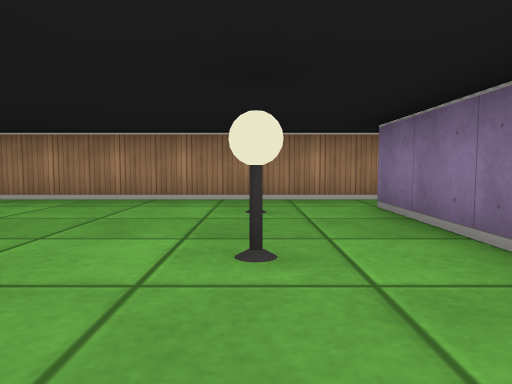
view 1 (above)

13 first-person views from a walk through a cub3D ray-caster map. The camera is about half as high as the walls, tilts 4° down and sees 70° across. The floor is counted in squares. Each view is taken from the middle of a square. On the plan, view 1 faces up. The plan holds only what a view shows up to about 9 squares ahead; the rest is blank. The place goes on beyond the plan.

view 2
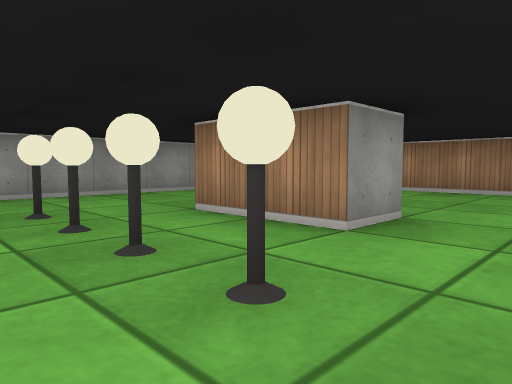

view 3
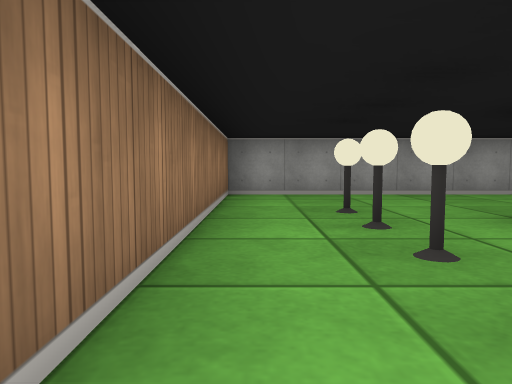

view 4
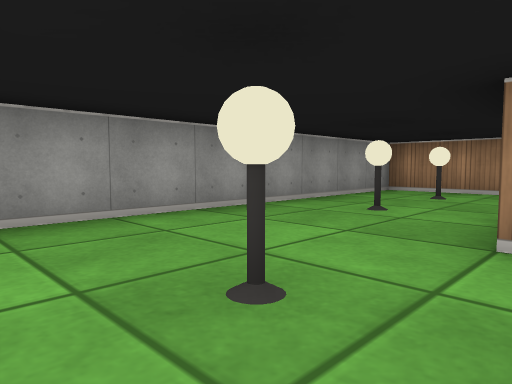

view 5
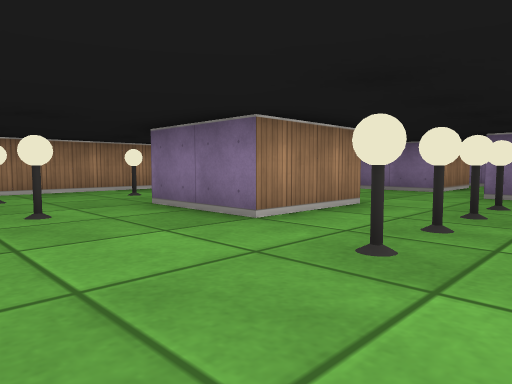

view 6
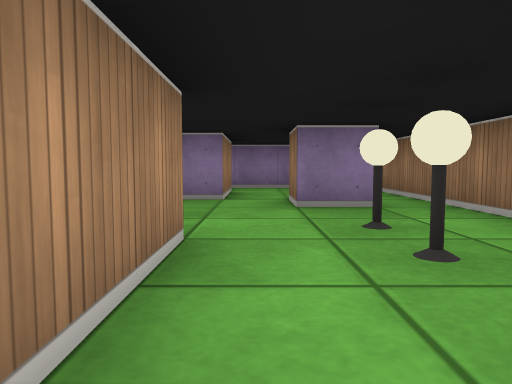

view 7
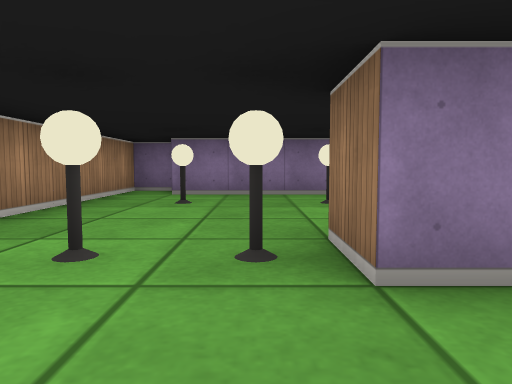

view 8
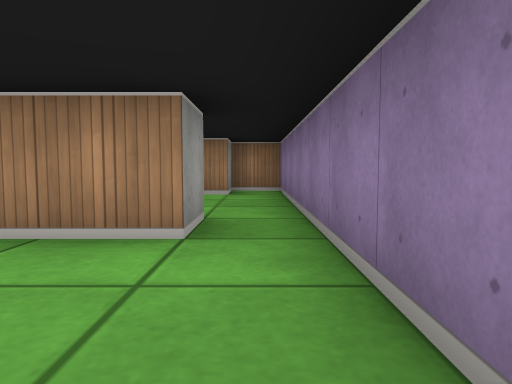

view 9
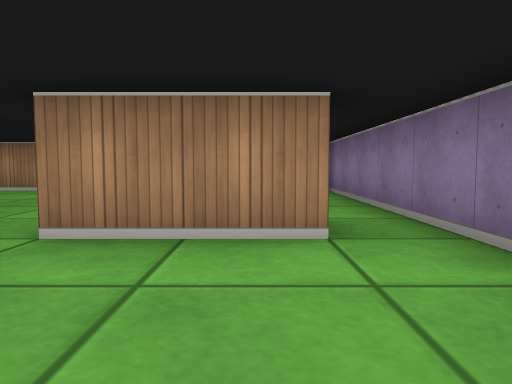

view 10
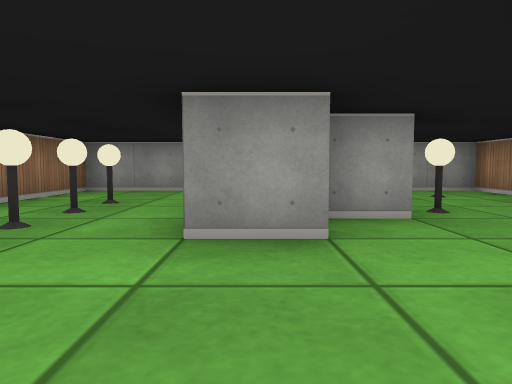

view 11
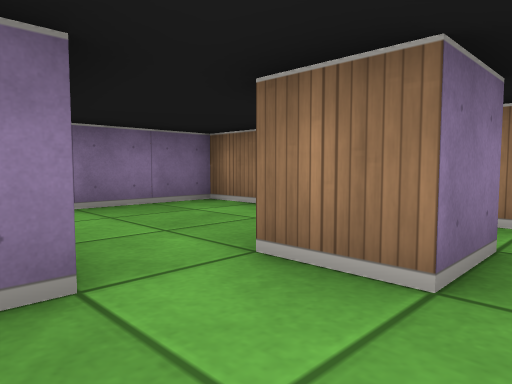

view 12
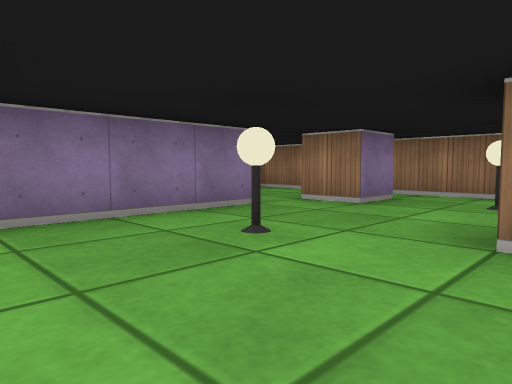

view 13
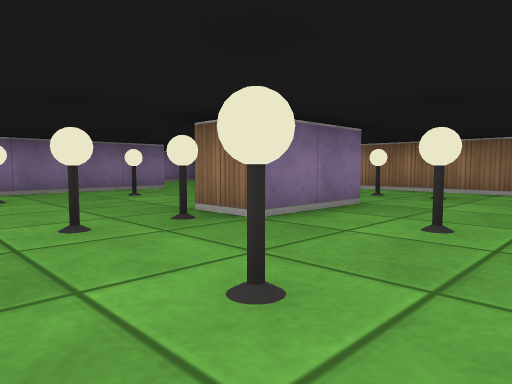

### Floor plan
Points are (right, up) in squares from view 1. A wall is a line through its corners. A room is listed if a view was taken in it or the views show most of it. See-through windows are left out.
Room 1 (views 1, 2, 3, 4, 5, 6, 7, 8, 9, 10, 11, 12, 13)
walls: (-1.5, 1.6) (-1.5, 0.5) (-3.5, 0.5) (-3.5, 2.5) (-2.5, 2.5) (-2.5, 1.6); (0.5, -1.6) (0.5, -0.5) (1.5, -0.5); (2.5, 4.6) (2.5, 5.5) (-6.5, 5.5) (-6.5, -2.5) (4.5, -2.5) (4.5, 0.5); (3.5, 0.5) (1.5, 0.5) (1.5, 4.5)
ways out: opening at (4, 0) to room 2
objects: lamp (-5, 2); lamp (-5, 4); lamp (-4, -1); lamp (-3, -1); lamp (-3, 3); lamp (-3, 4); lamp (-2, -1); lamp (-1, -1); lamp (0, 2); lamp (0, 4)
Room 2 (no view inside)
walls: (3.5, 1.5) (3.5, 0.5); (4.5, 0.5) (4.5, 5.5) (3.5, 5.5) (3.5, 4.5) (3, 4.5)
ways out: opening at (4, 0) to room 1

Positions as (right, up) in squares from view 1, and headings:
1: (0, 0), facing up
2: (0, -2), facing up-left
3: (0, -2), facing left
4: (-3, -2), facing up-left
5: (-6, -2), facing up-right
6: (-4, 0), facing right
7: (-5, 3), facing right
8: (4, -2), facing up
9: (3, -2), facing up
10: (1, 1), facing left
11: (0, 1), facing down-right
12: (-2, 4), facing down-right
13: (-6, 5), facing down-right
